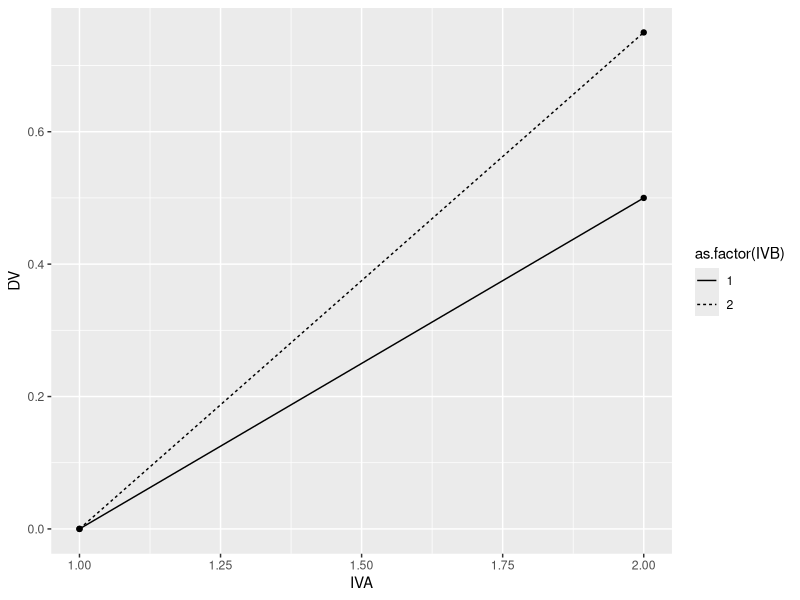

R code for this plot:
## ---- chunk 1
knitr::opts_chunk$set(echo = TRUE)
## ---- chunk 2
library(tibble)
library(ggplot2)

A <- c(0,0.5)
B <- c(0,0)
AB <- c(0,0,0,0.25)
gmean <- 0

ansdata <- tibble()
for(i in 1:length(A)){
  for(j in 1:length(B)){
    IVA <- i
    IVB <- j
    DV <- gmean+A[i]+B[j]+AB[(i-1)*length(B)+j]
    scoregm <- gmean
    scoreA <- A[i]
    scoreB <- B[j]
    scoreAB <- AB[(i-1)*length(B)+j]
    row_entry <- tibble(IVA,IVB,DV,scoregm,scoreA,scoreB,scoreAB)
    ansdata <- rbind(ansdata,row_entry)
  }
}

knitr::kable(ansdata)

liner <- ggplot(ansdata,
                aes(y=DV,
                    x=IVA,
                    linetype=as.factor(IVB)))+
  geom_line()+
  geom_point()

liner

#33% forgot we were doing contrasts and was creating my a and b incorrectly
## ---- chunk 3
library(tibble)
library(ggplot2)

N <- 55

Ap <- c()
Bp <- c()
ABp <- c()

for(i in 1:1000){
  IVA <- rep(rep(c("1","2"), each=2),N)
  IVB <- rep(rep(c("1","2"), 2),N)
  DV <- c(replicate(N,c(rnorm(1,0,1),
                        rnorm(1,0,1),
                        rnorm(1,.5,1),
                        rnorm(1,.25,1) 
          )))
  sim_df <- data.frame(IVA,IVB,DV)

  aov_results <- summary(aov(DV~IVA*IVB, sim_df))
  Ap[i]<-aov_results[[1]]$`Pr(>F)`[1]
  Bp[i]<-aov_results[[1]]$`Pr(>F)`[2]
  ABp[i]<-aov_results[[1]]$`Pr(>F)`[3]
}

length(Ap[Ap<0.05])/1000
#length(Bp[Bp<0.05])/1000
#length(ABp[ABp<0.05])/1000

#50%
## ---- chunk 4
N <- 500


ABp <- c()

for(i in 1:1000){
  IVA <- rep(rep(c("1","2"), each=2),N)
  IVB <- rep(rep(c("1","2"), 2),N)
  DV <- c(replicate(N,c(rnorm(1,0,1),
                        rnorm(1,0,1),
                        rnorm(1,.5,1),
                        rnorm(1,.25,1) 
          )))
  sim_df <- data.frame(IVA,IVB,DV)

  aov_results <- summary(aov(DV~IVA*IVB, sim_df))
  ABp[i]<-aov_results[[1]]$`Pr(>F)`[3]
}


length(ABp[ABp<0.05])/1000

#100%
